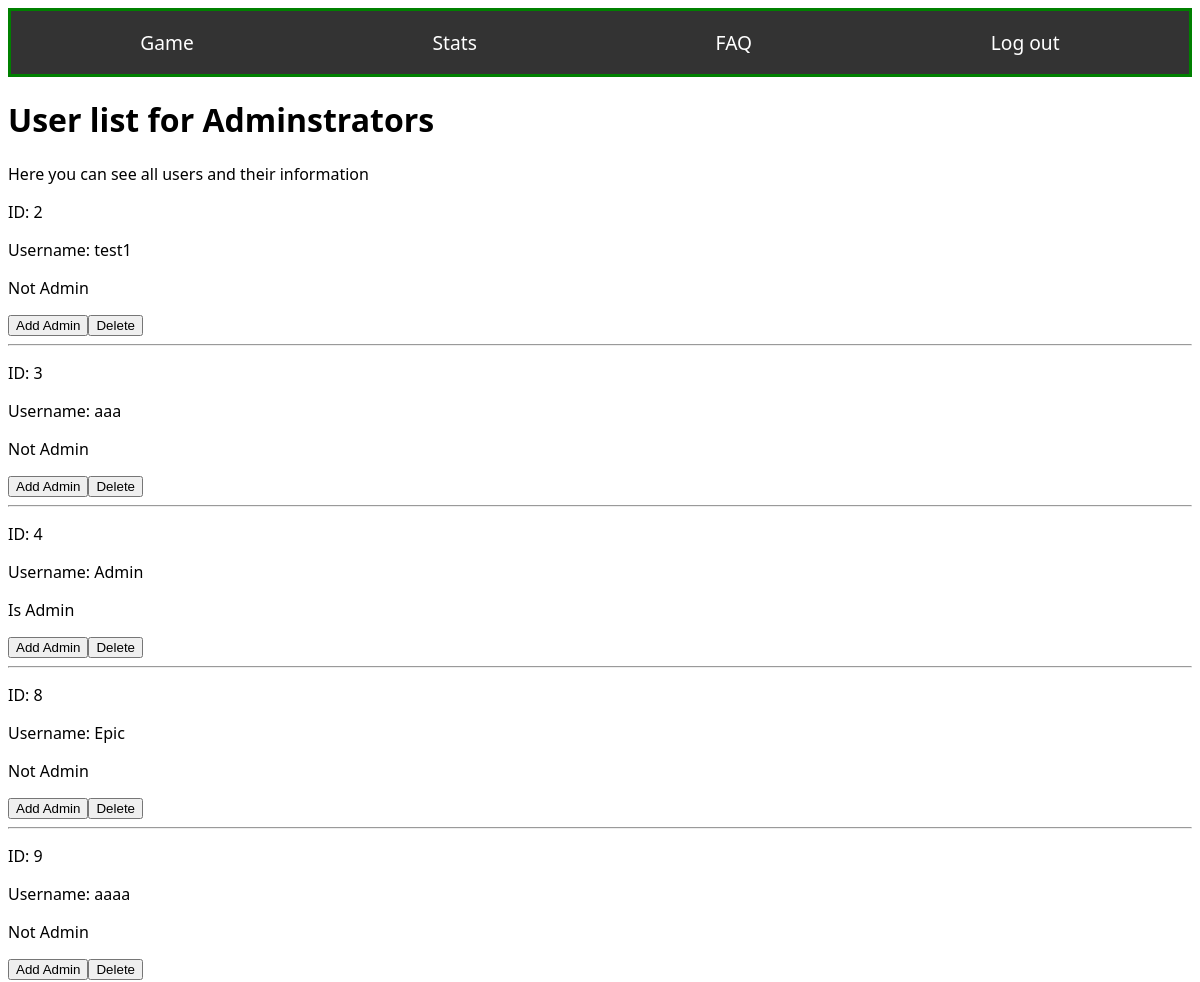
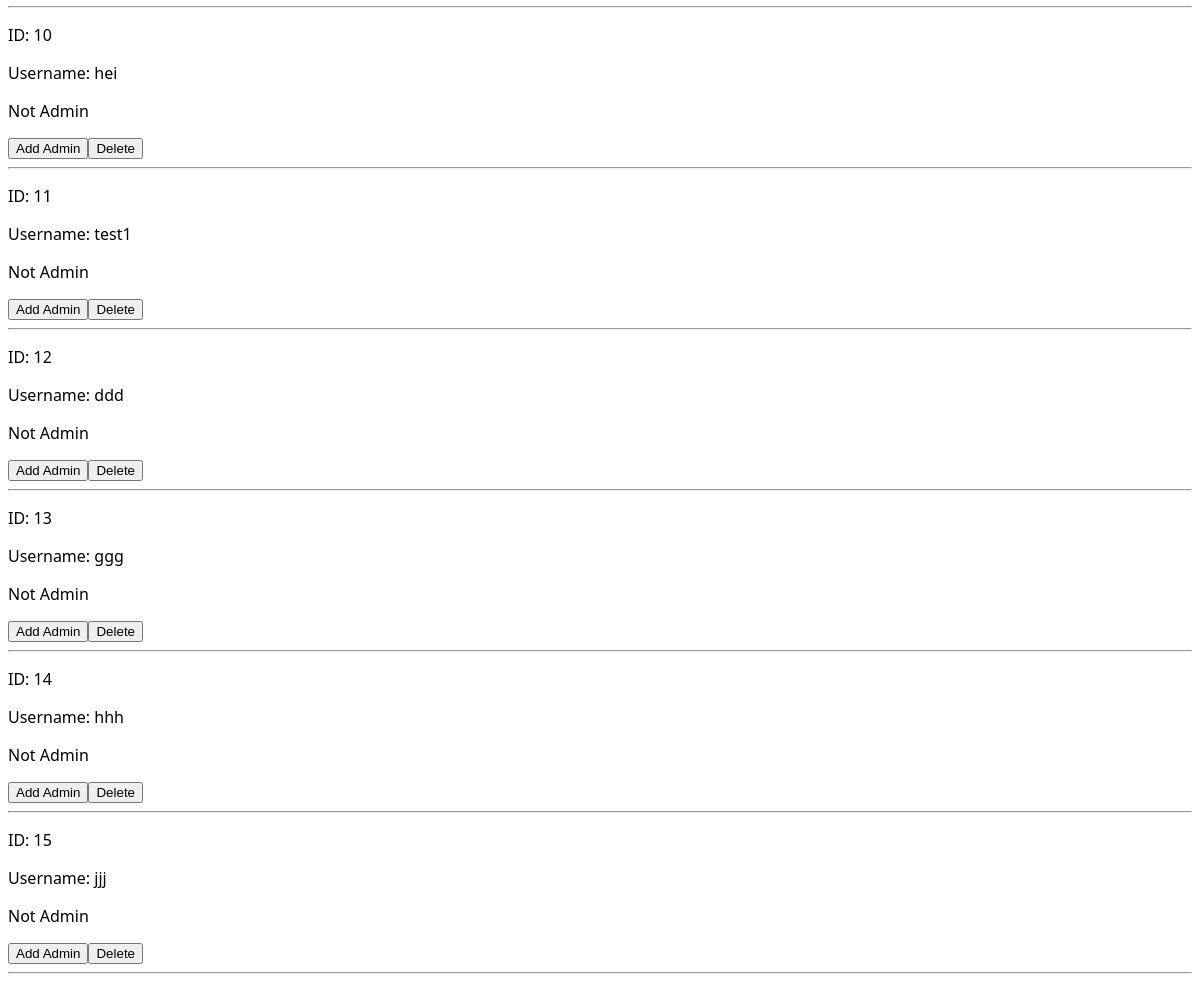
The app's page /src/pages/admin.php (signed in) with its own data (2 pictures, top to bottom).
### tables this page shows
CREATE TABLE `users` (
  `user_id` int(11) NOT NULL AUTO_INCREMENT,
  `username` varchar(25) NOT NULL,
  `password` varchar(255) DEFAULT NULL,
  `admin` tinyint(1) DEFAULT NULL,
  PRIMARY KEY (`user_id`)
);

### src/pages/admin.php (the view, shortened to what this page needs)
<?php
include("db_connect.php");
?>
<html>
    <head>
        <link rel="stylesheet" type="text/css" href="style.css">
    </head>
    <body>
        <nav id="navBar">
            <a id="navKnapp" href="/game.php">Game</a>
            <a id="navKnapp" href="/board.php">Stats</a>
            <a id="navKnapp" href="/FAQ.php">FAQ</a>
            <a id="navKnapp" href="/index.php">Log out</a>
        </nav>
        <div>
            <h1>User list for Adminstrators</h1>
            <p>Here you can see all users and their information</p>
            <div id="admin_container">
                <div id="user_container">
                    <div id="user_info">
                        <?php
                        $result = "SELECT * FROM users";
                        $result = $conn->query($result);
                        if ($result->num_rows > 0) {
                            while($user = $result->fetch_assoc()) {
                                echo "<p>ID: " . $user['user_id'] . "</p>";
                                echo "<p>Username: " . $user['username'] . "</p>";
                                if ($user['admin'] == 1) {
                                    echo "<p>Is Admin</p>";
                                } else {
                                    echo "<p>Not Admin</p>";
                                }
                                echo "<button onclick='addAdmin(" . $user['user_id'] . ")'>Add Admin</button>";
                                echo "<button onclick='deleteUser(" . $user['user_id'] . ")'>Delete</button>";
                                echo "<hr>";
                            }
                        } else {
                            echo "0 results";
                        }
                        ?>
                    </div>
                </div>
        </div>
    </body>
</html>

### src/pages/style.css (style rules this page uses)
:root { --accent: 136, 58, 234; --accent-light: 224, 204, 250; --accent-dark: 49, 10, 101; --accent-gradient: linear-gradient( 45deg, rgb(var(--accent)), rgb(var(--accent-light)) 30%, white 60% ); }
html { font-family: system-ui, sans-serif; }
#navBar { display: flex; justify-content: space-around; align-items: center; background-color: #333; color: white; padding: 10px; border : 3px solid green; }
#navKnapp { text-decoration: none; color: white; padding: 8px; font-size: 1.2em; }

### records on screen
users: user_id "2", username "test1", shows "Not Admin"
users: user_id "3", username "aaa", shows "Not Admin"
users: user_id "4", username "Admin", admin "Is Admin"
users: user_id "8", username "Epic", shows "Not Admin"
users: user_id "9", username "aaaa", shows "Not Admin"
users: user_id "10", username "hei", shows "Not Admin"
users: user_id "11", username "test1", shows "Not Admin"
users: user_id "12", username "ddd", shows "Not Admin"
users: user_id "13", username "ggg", shows "Not Admin"
users: user_id "14", username "hhh", shows "Not Admin"
users: user_id "15", username "jjj", shows "Not Admin"
